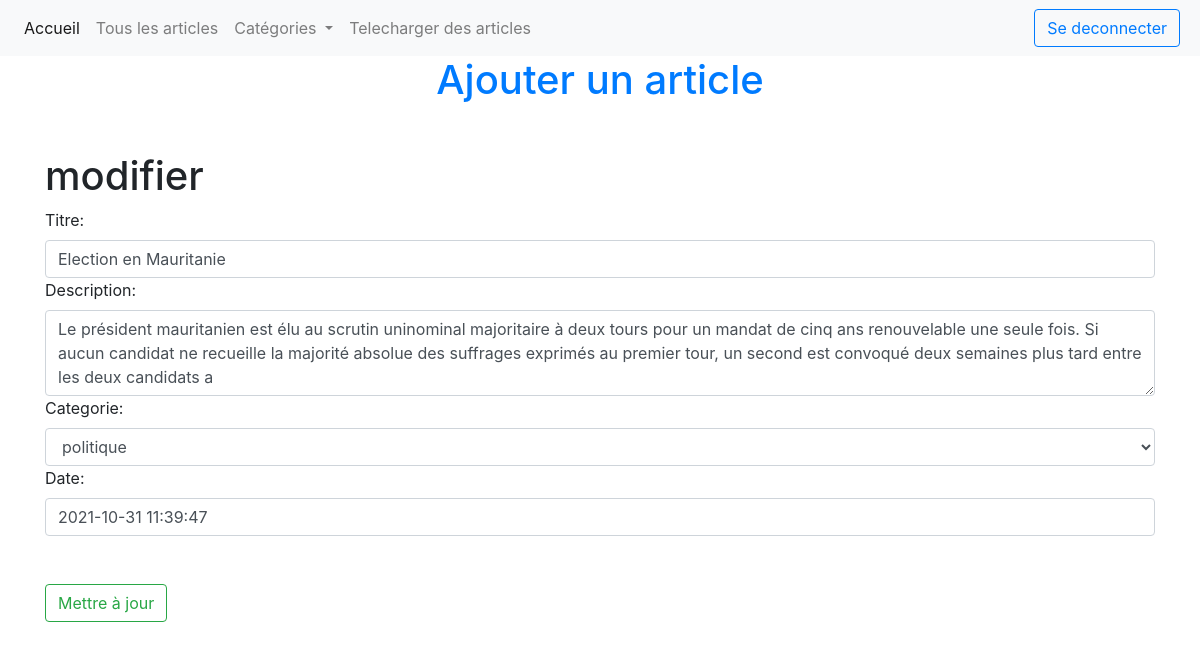
The app's page /articles/edit/18 (signed in) with its own data.
### App/models.py (models this page shows)
class Article(models.Model):
    titre = models.CharField(max_length=30)
    description = models.CharField(max_length=300)
    date = models.DateTimeField(default=timezone.now, blank=True)
    cat_choises = (
        ('sport', 'sport'),
        ('sante', 'sante'),
        ('politique', 'politique'),
    )
    categorie = models.CharField(max_length=30, choices=cat_choises)

### App/views.py (the view)
# urls.py: path('articles/edit/<int:pk>', edit_article, name='edit_article'),
@login_required(login_url='login')
def edit_article(request,pk):
    article = Article.objects.get(id=pk)
    form = ArticleModelForm(instance=article)
    context = {'form': form}
    if request.method == 'POST':
        form = ArticleModelForm(request.POST,instance=article)
        if form.is_valid():
            form.save()
            return redirect(liste_articles)
    return render(request, 'update-article.html', context=context)

### App/forms.py
class ArticleModelForm(forms.ModelForm):
    class Meta:
        model = Article
        fields = ['titre', 'description', 'categorie', 'date']
        widgets = {
            'titre': forms.TextInput(attrs={'class': 'form-control'}),
            'date': forms.DateTimeInput(attrs={'class': 'form-control'}),
            'description': forms.Textarea(attrs={'class': 'form-control', 'rows': 3}),
            'categorie': forms.Select(attrs={'class': 'form-control'})
        }

### App/templates/update-article.html (shortened to what this page needs)
{% extends 'base.html' %}
{% block content %}
<div class="container">
    <div>
        <h1 class="text-primary text-center mb-5">Ajouter un article</h1>
    </div>
    <form method="post">
        <h1>modifier</h1>
       {{ form }}
        <div class="mt-5">
            <button type="submit" class="btn btn-outline-success">Mettre à jour</button>
        </div>
    </form>
</div>
{% endblock %}

### records on screen
Article: titre "Election en Mauritanie", description "Le président mauritanien est élu au scrutin uninominal majoritaire à deux tours pour un mandat de cinq ans renouvelable une seule fois. Si aucun candidat ne recueille la majorité absolue des suffrages exprimés au premier tour, un second est convoqué deux semaines plus tard entre les deux candidats a", categorie "politique", date "2021-10-31 11:39:47"
